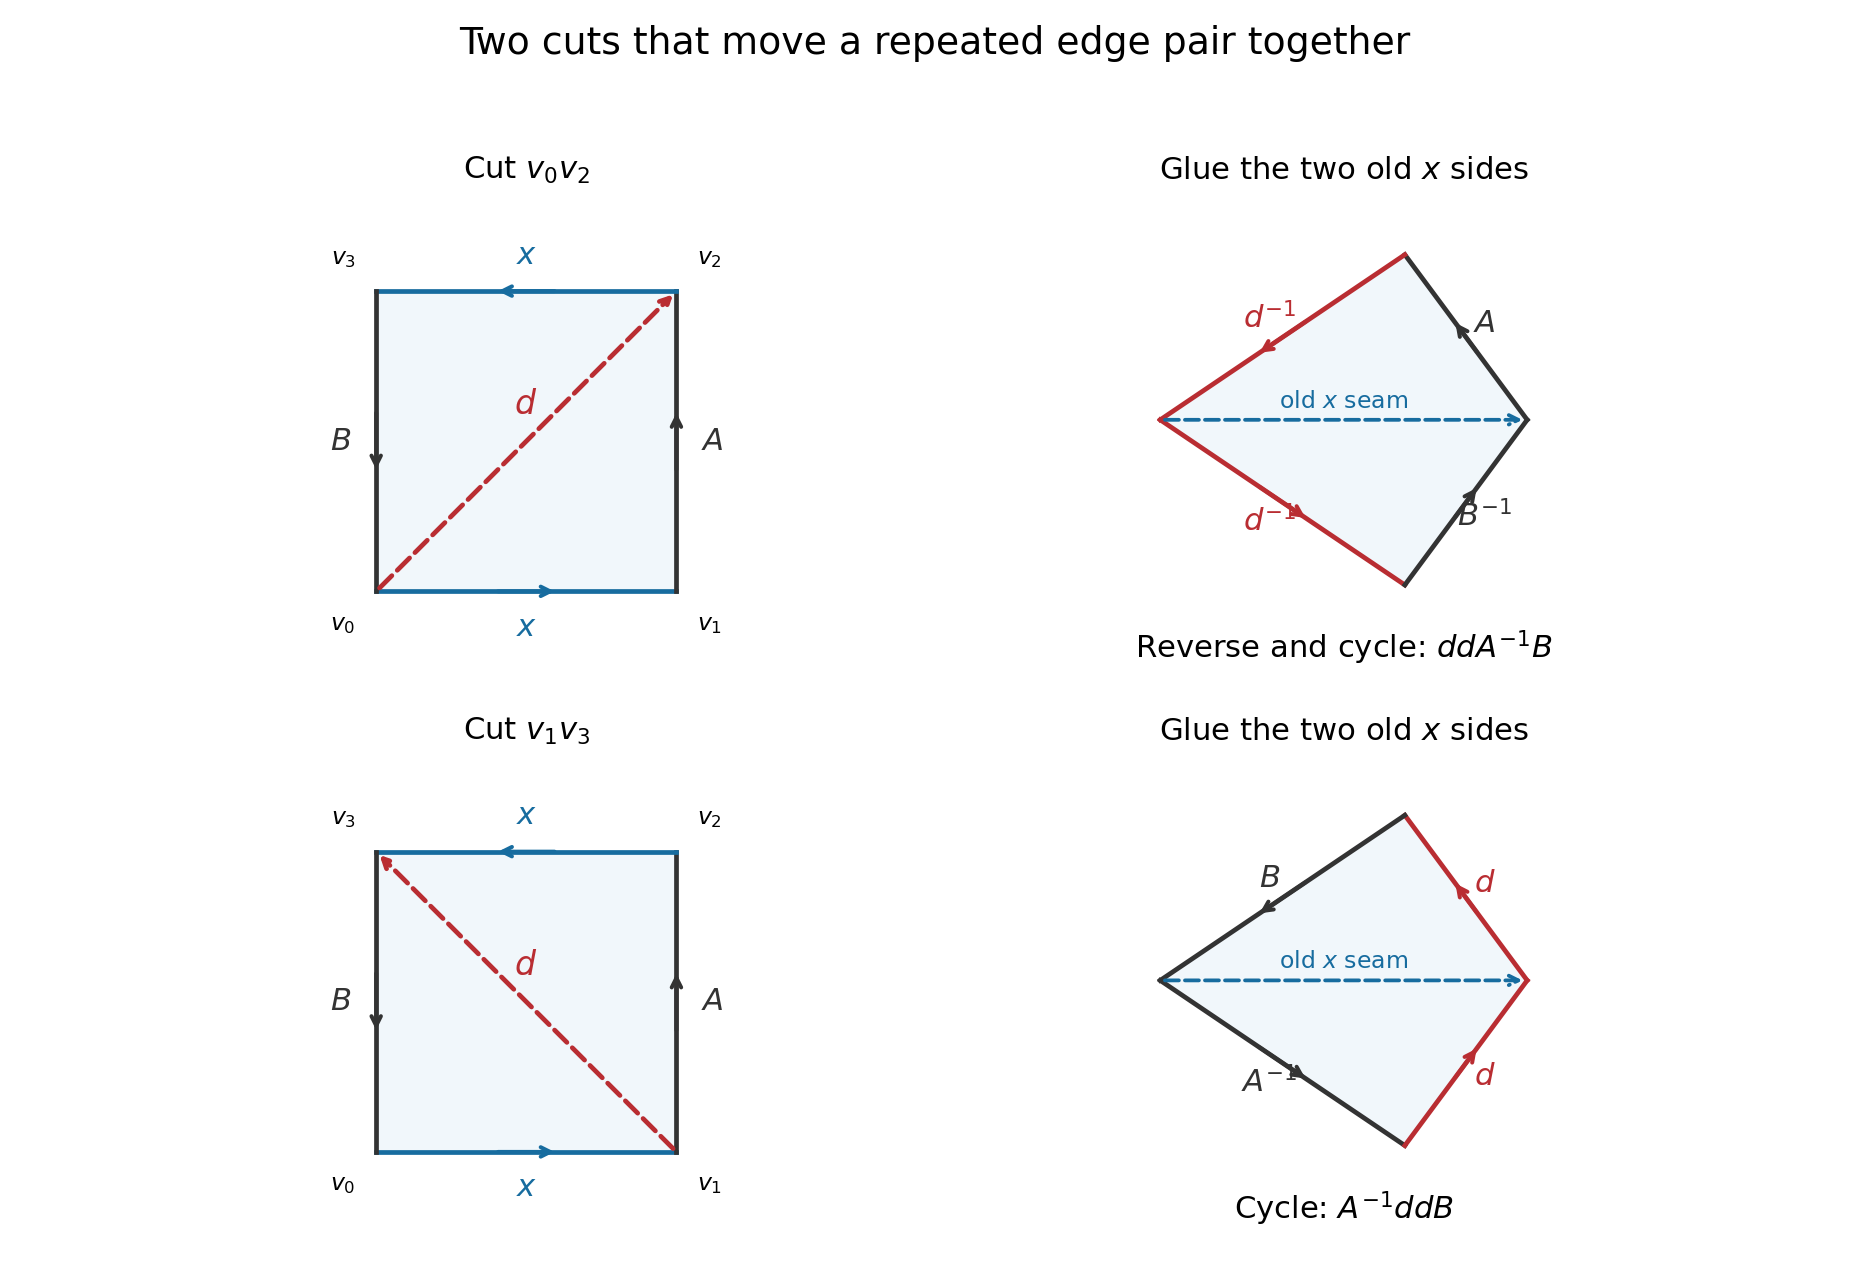

Source code (Python):
"""Original cut-and-glue illustration; Python 3.14, NumPy 2.3, Matplotlib 3.10."""
from pathlib import Path
import numpy as np
import matplotlib.pyplot as plt
fig, axes = plt.subplots(2,2,figsize=(11,7.5), facecolor='white')
red='#b92d32'; blue='#176c9f'

def side(ax, a, b, text, color='#333333', label_offset=.16):
    a,b=np.array(a),np.array(b)
    d=b-a; n=np.array([d[1],-d[0]])/np.linalg.norm(d)
    ax.plot([a[0],b[0]],[a[1],b[1]],color=color,lw=2)
    mid=(a+b)/2
    ax.annotate('',xy=mid+.11*d,xytext=mid-.11*d,arrowprops=dict(arrowstyle='->',color=color,lw=1.7))
    p=mid+label_offset*n
    ax.text(*p,text,ha='center',va='center',fontsize=13,color=color)
for row in range(2):
    ax=axes[row,0]
    v=np.array([[0.,0.],[2.,0.],[2.,2.],[0.,2.]])
    ax.fill(v[:,0],v[:,1],color='#f1f7fb')
    for i,label in enumerate(['$x$','$A$','$x$','$B$']):
        side(ax,v[i],v[(i+1)%4],label,blue if i%2==0 else '#333333',.24)
        p=v[i]+.22*(v[i]-[1,1]);ax.text(*p,f'$v_{i}$',ha='center',va='center',fontsize=10)
    a,b=(v[0],v[2]) if row==0 else (v[1],v[3])
    ax.annotate('',xy=b,xytext=a,arrowprops=dict(arrowstyle='->',color=red,lw=2,ls='--'))
    ax.text(.92,1.18,'$d$',color=red,fontsize=14)
    ax.set(xlim=(-.65,2.65),ylim=(-.65,2.65),aspect='equal')
    ax.axis('off')
    ax.set_title('Cut $v_0v_2$' if row==0 else 'Cut $v_1v_3$',fontsize=13)
    ax=axes[row,1]
    p=np.array([[3.,0.],[2.,1.35],[0.,0.],[2.,-1.35]])
    ax.fill(p[:,0],p[:,1],color='#f1f7fb')
    labels=['$A$','$d^{-1}$','$d^{-1}$','$B^{-1}$'] if row==0 else ['$d$','$B$','$A^{-1}$','$d$']
    for i,label in enumerate(labels):side(ax,p[i],p[(i+1)%4],label,red if 'd' in label else '#333333',.19)
    ax.annotate('',xy=(3,0),xytext=(0,0),arrowprops=dict(arrowstyle='->',color=blue,lw=1.6,ls='--'))
    ax.text(1.5,.1,'old $x$ seam',ha='center',fontsize=10,color=blue)
    ax.text(1.5,-1.95,r'Reverse and cycle: $ddA^{-1}B$' if row==0 else r'Cycle: $A^{-1}ddB$',ha='center',fontsize=13)
    ax.set(xlim=(-.55,3.55),ylim=(-2.2,1.85),aspect='equal')
    ax.axis('off');ax.set_title('Glue the two old $x$ sides',fontsize=13)
fig.suptitle('Two cuts that move a repeated edge pair together',fontsize=16)
fig.tight_layout(rect=(0,0,1,.95))
fig.savefig(Path.cwd()/'2014-crosscap-slide.png',dpi=170,facecolor='white')
